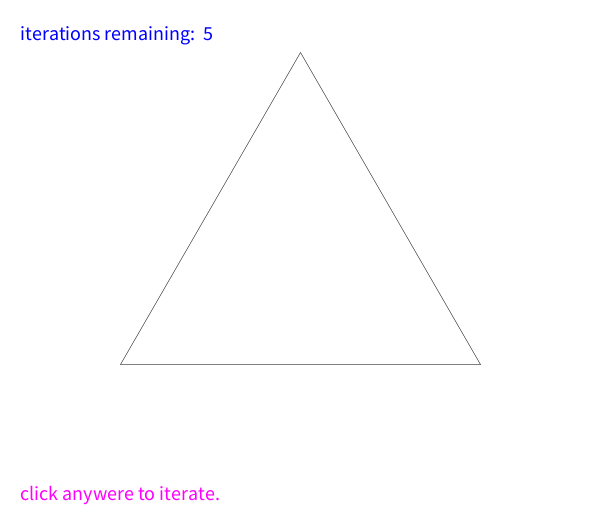
Frame 1 (no input)
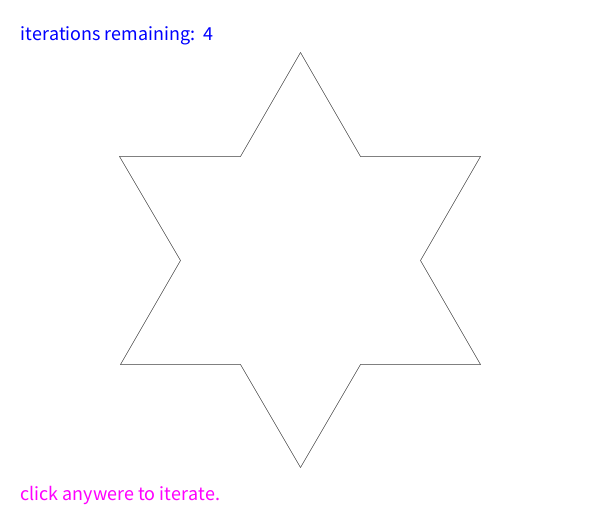
Frame 2 (the mouse pressed at the canvas centre, redrawn once)

The Processing sketch that drew these frames (run headless with seeded random() and noise(); the mouse was pressed at the canvas centre and the sketch redrawn once):

// Processing sketch: processing_147104
// ── processing_147104.pde

Segment first;
int iterationsLeft;

void setup() {
    size(600,520);
    background(255);
    stroke(0);
    strokeWeight(.5);
    smooth();
    noLoop();
    
    iterationsLeft = 5; //max allowed
    
    first = new Segment(.5*width,.1*height,.8*width,.7*height);
    Segment second = new Segment(first, .2*width, .7*height);
    Segment third = new Segment(second, first.start.x, first.start.y);
        
}

void mousePressed() {
    if ( iterationsLeft > 0 ) {
      first.addBump();
      iterationsLeft--;
    } else { 
      setup();
    }
    
    redraw();
}

void draw() {
    background(255);
    textSize(20);
    fill(0,0,255);
    text("iterations remaining:  " + iterationsLeft,20,40);
    fill(255,0,255);
    text("click anywere to iterate.",20,height-20);
    first.render();
    
}

/*
 * Every line segment has a starting point and ending point, in addition
 * to a reference to the next segment -- a linked list of Segments
 */
class Segment {
    PVector start, end;
    Segment prev, next;

    //create a first segment with start and end
    public Segment(float x1, float y1, float x2, float y2) {
        start = new PVector(x1,y1);
        end = new PVector(x2,y2);
        prev = null; next = null;
    }
    
    //create a second or later segment
    public Segment(Segment last, float x2, float y2) {
        start = last.end;
        last.next = this;
        end = new PVector(x2,y2);
        prev = last;
        next = null;
    }
    
    private float getSlope() {
       return (float)(end.y - start.y)/(end.x - start.x);
    } 
    
    private float getAngle() {
      float theta = atan(getSlope());
      if ( start.x < end.x ) {
         return theta;
      } else {
        return theta + PI;
      }
    }
    
    public void addBump() {
      PVector a, b, c;
      float r = start.dist(end)/3.0;
      float theta = getAngle();
      
      a = new PVector(start.x + r*cos(theta), start.y + r*sin(theta));
      b = new PVector(a.x + r*cos(theta-PI/3), a.y + r*sin(theta-PI/3));
      c = new PVector(end.x - r*cos(theta), end.y - r*sin(theta));
      
      PVector oldEnd = end;
      Segment oldNext = next;
      end = a;
      Segment bump1 = new Segment(this, b.x, b.y);
      Segment bump2 = new Segment(bump1, c.x, c.y);
      Segment bump3 = new Segment(bump2, oldEnd.x, oldEnd.y);
            
      if ( oldNext != null ) { 
        bump3.next = oldNext;
        oldNext.prev = bump3;
        oldNext.addBump();      
      }
    
    }
    
   public void render() {
        line(start.x, start.y, end.x, end.y);
        if ( next != null ) next.render();
    }
}
